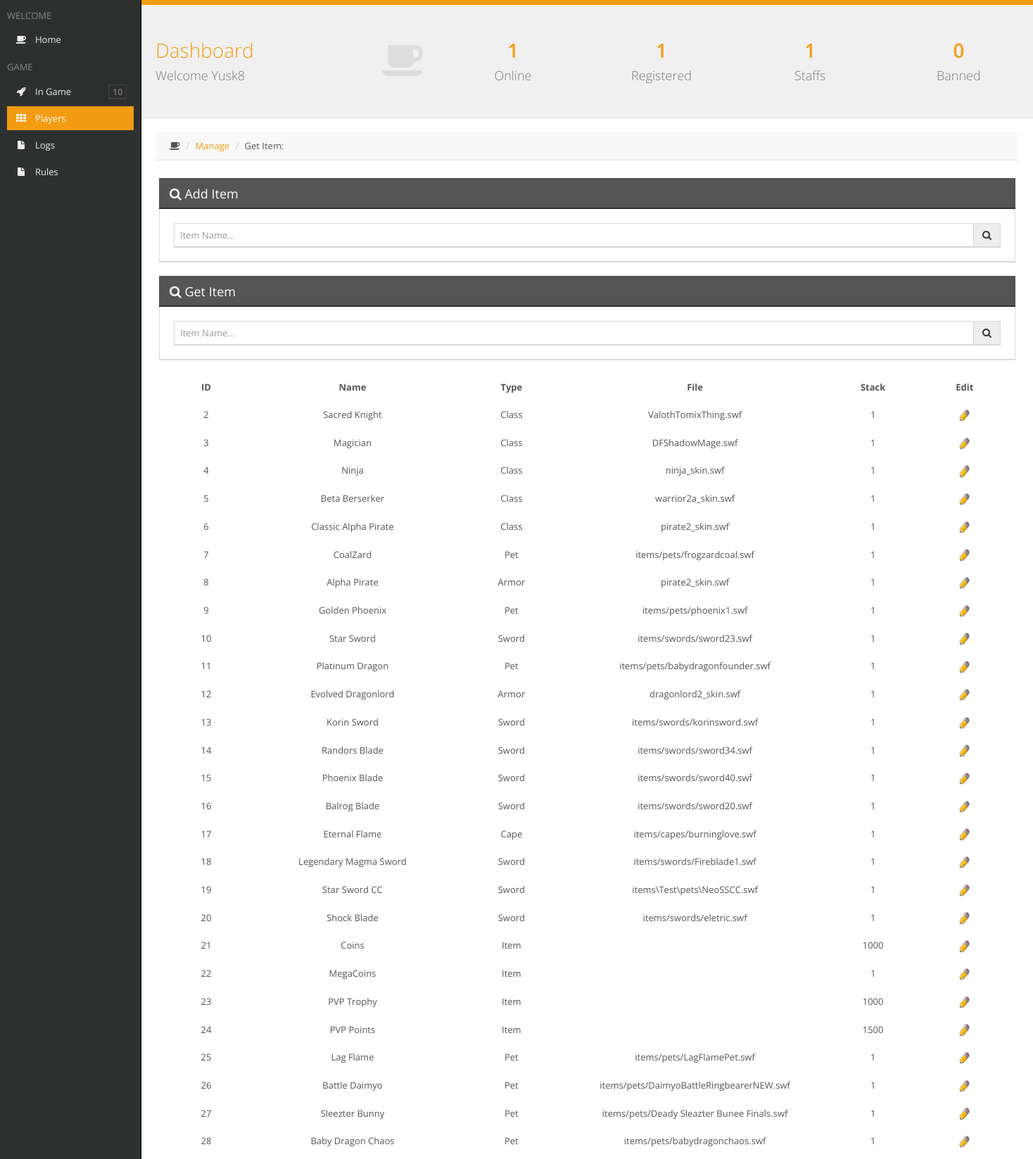
Page /Account/Listitem.php (signed in, upper part) on the committed database.
### tables this page shows
CREATE TABLE `items` (
  `id` int(11) UNSIGNED NOT NULL,
  `Name` varchar(60) NOT NULL,
  `Description` text NOT NULL,
  `Type` varchar(16) NOT NULL,
  `Element` varchar(16) NOT NULL DEFAULT 'None',
  `File` varchar(64) NOT NULL,
  `Link` varchar(64) NOT NULL,
  `Icon` varchar(16) NOT NULL,
  `Equipment` varchar(6) NOT NULL,
  `Level` tinyint(3) UNSIGNED NOT NULL DEFAULT '1',
  `DPS` smallint(6) UNSIGNED NOT NULL DEFAULT '100',
  `Range` smallint(6) UNSIGNED NOT NULL DEFAULT '100',
  `Rarity` tinyint(3) UNSIGNED NOT NULL DEFAULT '10',
  `Quantity` smallint(4) UNSIGNED NOT NULL DEFAULT '1',
  `Stack` smallint(4) UNSIGNED NOT NULL DEFAULT '1',
  `Cost` int(11) UNSIGNED NOT NULL DEFAULT '0',
  `Coins` tinyint(1) UNSIGNED NOT NULL DEFAULT '0',
  `Sell` tinyint(1) UNSIGNED NOT NULL DEFAULT '1',
  `Temporary` tinyint(1) UNSIGNED NOT NULL DEFAULT '0',
  `Upgrade` tinyint(1) UNSIGNED NOT NULL DEFAULT '0',
  `Staff` tinyint(1) UNSIGNED NOT NULL DEFAULT '0',
  `EnhID` int(11) UNSIGNED NOT NULL DEFAULT '1957',
  `FactionID` int(11) UNSIGNED NOT NULL DEFAULT '1',
  `ReqReputation` mediumint(6) UNSIGNED NOT NULL DEFAULT '0',
  `ReqClassID` int(11) UNSIGNED NOT NULL DEFAULT '0',
  `ReqClassPoints` mediumint(6) UNSIGNED NOT NULL DEFAULT '0',
  `ReqQuests` varchar(64) NOT NULL DEFAULT '',
  `QuestStringIndex` tinyint(3) NOT NULL DEFAULT '-1',
  `QuestStringValue` tinyint(3) UNSIGNED NOT NULL DEFAULT '0',
  `Meta` varchar(32) DEFAULT NULL
);

### Account/template/css/fonts/config.php (called while the page is built, shortened)
<?php
	$useron = $_SESSION['userlog'];
	$passon = $_SESSION['passlog'];
	if(!(empty($passon))){
		$user = addslashes($useron);
		$pass = addslashes($passon);
		$busca_user = mysql_query("SELECT * FROM users WHERE Name='$user' AND Hash='$pass'");
		$fetch_user = mysql_fetch_array($busca_user);
		$access = $fetch_user['Access'];
	$busca_servers = mysql_query("SELECT SUM(Count) FROM servers WHERE Online>0");
	$fetch_servers = mysql_fetch_array($busca_servers);
	$busca_users = mysql_query("SELECT id FROM users");
	$conta_users = mysql_num_rows($busca_users);
	$busca_staff = mysql_query("SELECT id FROM users WHERE Access>=40");
	$conta_staff = mysql_num_rows($busca_staff);
	$busca_ban = mysql_query("SELECT id FROM users WHERE Access<1");
	$conta_ban = mysql_num_rows($busca_ban);
	}
?>

### Account/Listitem.php (the view, shortened to what this page needs)
<?php
	if(!(include "template/css/fonts/config.php")){
		die("<center>FATAL ERROR: Arquivo de configuração não encontrado</center>");
	}
?>
<?php if(!(empty($passon)) && ($access < 40)){ ?>
<html>
	<head>
		<title>Restricted Access</title>
		<link rel="stylesheet" href="template/css/style.css">
		<link rel='stylesheet' id='open-sans-css'  href='//fonts.googleapis.com/css?family=Open+Sans%3A300italic%2C400italic%2C600italic%2C300%2C400%2C600&#038;subset=latin%2Clatin-ext&#038;ver=4.0-alpha' type='text/css' media='all' />
	</head>
	<body>
		<div id="tudo">
			<div>&nbsp </div>
			<div id="conteudo" class="shadow">
				<div style="height: 30px;">&nbsp </div>
				<p><center>Only Staff have access to the Panel of Items</center></p>
				<p><a href="../"><center>&raquo Back to Game</center></a></p>
			</div>
		</div>
	</body>
</html>
<?php }else if(!(empty($passon))){ ?>
<!DOCTYPE html>
<html class=" js no-touch">
<head>
	<link rel="stylesheet" href="template/css/bootstrap-1.5.css">
	<link rel="stylesheet" href="template/css/plugins-1.5.css">
	<link rel="stylesheet" href="template/css/main-1.5.css">
	<link rel="stylesheet" href="template/css/themes.css">
</head>
<body class="header-fixed-top sidebar-left-pinned">
<div id="sidebar-left" class="enable-hover">
	<div class="sidebar-content">
		<div class="slimScrollDiv" style="position: relative; overflow: hidden; width: auto; height: 573px;">
			<div class="sidebar-left-scroll" style="overflow: hidden; width: auto; height: 573px;">
				<ul class="sidebar-nav">
					<li><h2 class="sidebar-header">WELCOME</h2></li>
					<li><a href="Index.php"><i class="fa fa-coffee"></i>Home</a></li>
					<li><h2 class="sidebar-header">GAME</h2></li>
					<li><a style="cursor: pointer;" class="menu-link"><i class="fa fa-rocket"></i>In Game</a>
					</li>
					<li><a href="busca.php" class=" active"><i class="fa fa-th"></i>Players</a></li>
					<li><a href="logs.php"><i class="fa fa-file"></i>Logs</a></li>
					<li><a href="rules.php"><i class="fa fa-file"></i>Rules</a></li>
				</ul>
			</div>
		</div>
	</div>
</div>
<div id="page-container" class="full-width">
	<div id="fx-container" class="fx-opacity"><div id="page-content" class="block">
		<div class="block-header">
			<div class="row remove-margin">
				<div class="col-md-4">
					<a href="" class="header-title-link">
						<h1><i class="fa fa-coffee animation-expandUp"></i>Dashboard<br><small>Welcome <?php echo $useron; ?></small></h1>
					</a>
				</div>
				<div class="col-md-8">
					<div class="row">
						<div class="col-sm-6">
							<div class="row">
								<div class="col-xs-6">
									<a href="lista.php?online" class="header-link">
										<h1 class="animation-pullDown">
											<strong><?php echo $fetch_servers[0]; ?></strong><br><small>Online</small>
										</h1>
									</a>
								</div>
								<div class="col-xs-6">
									<a class="header-link">
										<h1 class="animation-pullDown">
											<strong><?php echo $conta_users; ?></strong><br><small>Registered</small>
										</h1>
									</a>
								</div>
							</div>
						</div>
						<div class="col-sm-6">
							<div class="row">
								<div class="col-xs-6">
									<a href="lista.php?staffs" class="header-link">
										<h1 class="animation-pullDown">
											<strong><?php echo $conta_staff; ?></strong><br><small>Staffs</small>
										</h1>
									</a>
								</div>
								<div class="col-xs-6">
									<a href="lista.php?ban" class="header-link">
										<h1 class="animation-pullDown">
											<strong><?php echo $conta_ban; ?></strong><br><small>Banned</small>
										</h1>
									</a>
								</div>
							</div>
						</div>
					</div>
				</div>
			</div>
		</div>
<div id="page-container" class="full-width">
	<div id="fx-container" class="fx-opacity"><div id="page-content" class="block">
		<ul class="breadcrumb breadcrumb-top">
			<li><i class="fa fa-coffee"></i></li>
			<li><a href="Manage.php">Manage</a></li>
			<li>Get Item: <?php echo $_POST['search-term']; ?></li>
		</ul>
		<div class="row gutter30">
			<div class="block full">
				<div class="block-title">
					<h2><i class="fa fa-search"></i> Add Item</h2>
				</div>
				<form action="additem.php" method="POST">
					<div class="input-group">
						<input type="text" id="search-term" value="<?php echo addslashes($_POST['add-term']); ?>" name="add-term" class="form-control" placeholder="Item Name...">
						<span class="input-group-btn">
							<button type="submit" class="btn btn-default"><i class="fa fa-search"></i></button>
						</span>
					</div>
				</form>
			</div>
			<div class="block full">
				<div class="block-title">
					<h2><i class="fa fa-search"></i> Get Item</h2>
				</div>
				<form action="" method="post">
					<div class="input-group">
						<input type="text" id="search-term" value="<?php echo addslashes($_POST['search-term']); ?>" name="search-term" class="form-control" placeholder="Item Name...">
						<span class="input-group-btn">
							<button type="submit" class="btn btn-default"><i class="fa fa-search"></i></button>
						</span>
					</div>
				</form>
			</div>
		<table align="center">
		<tr>
			<td style='border: 1px #000; padding: 10px 50px 10px 50px;' align="center"><b>ID</b></td>
			<td style='border: 1px #000; padding: 10px 50px 10px 50px;' align="center"><b>Name</b></td>
			<td style='border: 1px #000; padding: 10px 50px 10px 50px;' align="center"><b>Type</b></td>
			<td style='border: 1px #000; padding: 10px 50px 10px 50px;' align="center"><b>File</b></td>
			<td style='border: 1px #000; padding: 10px 50px 10px 50px;' align="center"><b>Stack</b></td>
			<td style='border: 1px #000; padding: 10px 50px 10px 50px;' align="center"><b>Edit</b></td>
		</tr>
		<?php
			if(!(isset($_POST['search-term']))){
				$_BS['PorPagina'] = 70;
				$sql = "SELECT COUNT(*) AS total FROM `items`";
				$query = mysql_query($sql);
				$total = mysql_result($query, 0, 'total');
				$paginas =  (($total % $_BS['PorPagina']) > 0) ? (int)($total / $_BS['PorPagina']) + 1 : ($total / $_BS['PorPagina']);
				if (isset($_GET['pagina'])) {
					$pagina = (int)$_GET['pagina'];
				} else {
					$pagina = 1;
				}
				$pagina = max(min($paginas, $pagina), 1);
				$inicio = ($pagina - 1) * $_BS['PorPagina'];
				$sql = "SELECT * FROM `items` ORDER BY `id` ASC LIMIT ".$inicio.", ".$_BS['PorPagina'];
				$query = mysql_query($sql);
				while ($resultado = mysql_fetch_assoc($query)) {
					$id = $resultado['id'];
					$name = $resultado['Name'];
					$type = $resultado['Type'];
					$file = $resultado['File'];
					$stack = $resultado['Stack'];
					echo "
						<tr>
							<td style='border: 1px #000; padding: 10px 50px 10px 50px;' align='center'>$id</td>
							<td style='border: 1px #000; padding: 10px 50px 10px 50px;' align='center'>$name</td>
							<td style='border: 1px #000; padding: 10px 50px 10px 50px;' align='center'>$type</td>
							<td style='border: 1px #000; padding: 10px 50px 10px 50px;' align='center'>$file</td>
							<td style='border: 1px #000; padding: 10px 50px 10px 50px;' align='center'>$stack</td>
							<td style='border: 1px #000; padding: 10px 50px 10px 50px;' align='center'>
								<a href='additem.php?edit=$id'><img src='template/edit.jpg' width='16px' alt='Função Editar'></a>
							</td>
						</tr>
					";
				}
				echo "</table>";
				if ($total > 0) {
					echo "<br /><br /><center>Other Itens: ";
					echo "</center>";
				}
			}
		?>
		<br /><br /><br />
		</div>
	</div>
	</div>
</div>
</body>
</html>
<?php }else{ ?>
	<?php include "login.php"; ?>
<?php } ?>

### rows in the picture
items: id "2", Name "Sacred Knight", Type "Class", File "ValothTomixThing.swf", Stack "1"
items: id "3", Name "Magician", Type "Class", File "DFShadowMage.swf", Stack "1"
items: id "4", Name "Ninja", Type "Class", File "ninja_skin.swf", Stack "1"
items: id "5", Name "Beta Berserker", Type "Class", File "warrior2a_skin.swf", Stack "1"
items: id "6", Name "Classic Alpha Pirate", Type "Class", File "pirate2_skin.swf", Stack "1"
items: id "7", Name "CoalZard", Type "Pet", File "items/pets/frogzardcoal.swf", Stack "1"
items: id "8", Name "Alpha Pirate", Type "Armor", File "pirate2_skin.swf", Stack "1"
items: id "9", Name "Golden Phoenix", Type "Pet", File "items/pets/phoenix1.swf", Stack "1"
items: id "10", Name "Star Sword", Type "Sword", File "items/swords/sword23.swf", Stack "1"
items: id "11", Name "Platinum Dragon", Type "Pet", File "items/pets/babydragonfounder.swf", Stack "1"
items: id "12", Name "Evolved Dragonlord", Type "Armor", File "dragonlord2_skin.swf", Stack "1"
items: id "13", Name "Korin Sword", Type "Sword", File "items/swords/korinsword.swf", Stack "1"
items: id "14", Name "Randors Blade", Type "Sword", File "items/swords/sword34.swf", Stack "1"
items: id "15", Name "Phoenix Blade", Type "Sword", File "items/swords/sword40.swf", Stack "1"
items: id "16", Name "Balrog Blade", Type "Sword", File "items/swords/sword20.swf", Stack "1"
items: id "17", Name "Eternal Flame", Type "Cape", File "items/capes/burninglove.swf", Stack "1"
items: id "18", Name "Legendary Magma Sword", Type "Sword", File "items/swords/Fireblade1.swf", Stack "1"
items: id "19", Name "Star Sword CC", Type "Sword", File "items\\Test\\pets\\NeoSSCC.swf", Stack "1"
items: id "20", Name "Shock Blade", Type "Sword", File "items/swords/eletric.swf", Stack "1"
items: id "21", Name "Coins", Type "Item", Stack "1000"
items: id "22", Name "MegaCoins", Type "Item", Stack "1"
items: id "23", Name "PVP Trophy", Type "Item", Stack "1000"
items: id "24", Name "PVP Points", Type "Item", Stack "1500"
items: id "25", Name "Lag Flame", Type "Pet", File "items/pets/LagFlamePet.swf", Stack "1"
items: id "26", Name "Battle Daimyo", Type "Pet", File "items/pets/DaimyoBattleRingbearerNEW.swf", Stack "1"
items: id "27", Name "Sleezter Bunny", Type "Pet", File "items/pets/Deady Sleazter Bunee Finals.swf", Stack "1"
items: id "28", Name "Baby Dragon Chaos", Type "Pet", File "items/pets/babydragonchaos.swf", Stack "1"

### other values in the picture
$useron "Yusk8"
$fetch_servers[0] "1"
$conta_users "1"
$conta_staff "1"
$conta_ban "0"
